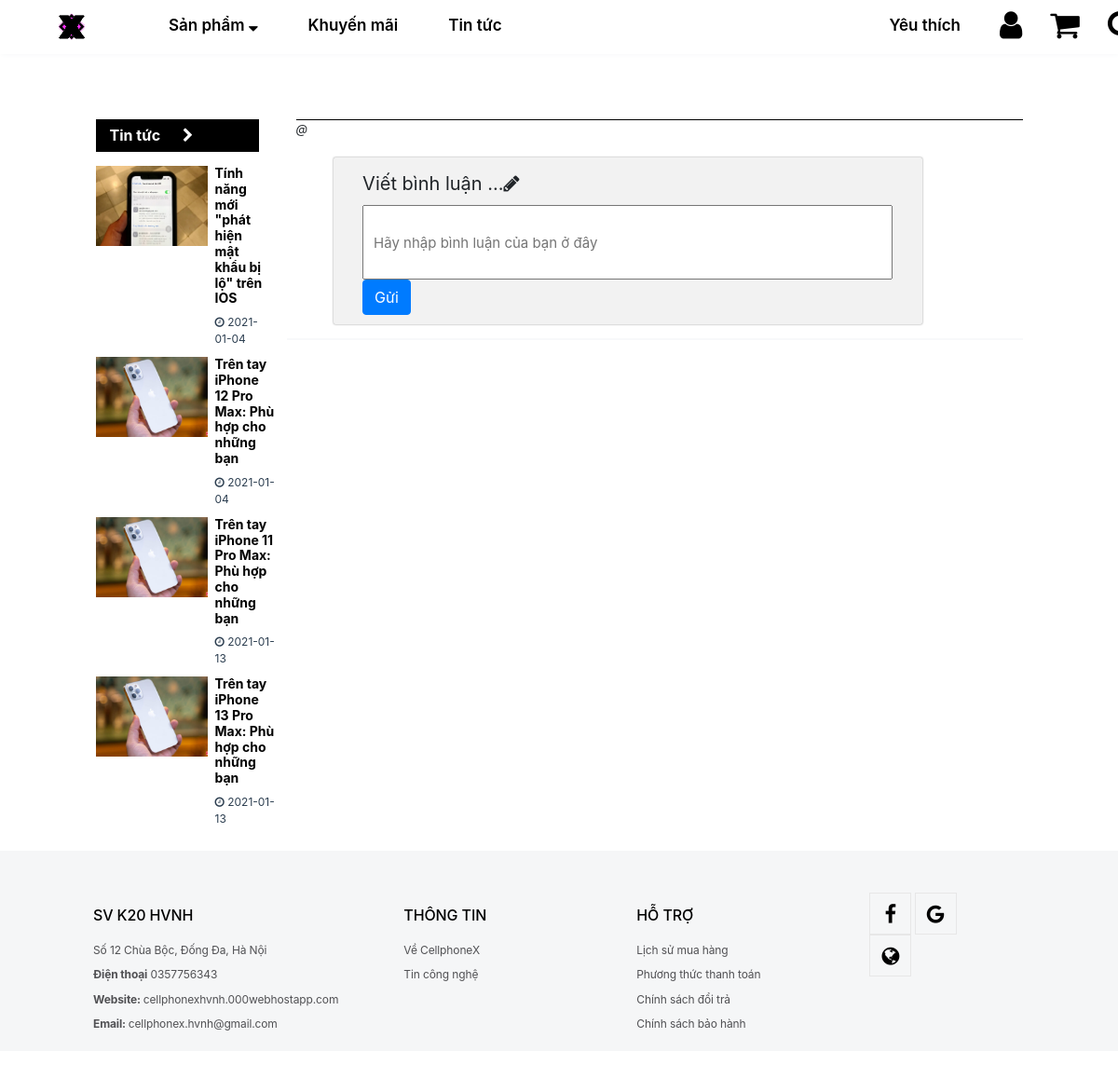
Page /chitiettintuc.php on the earlier database version.
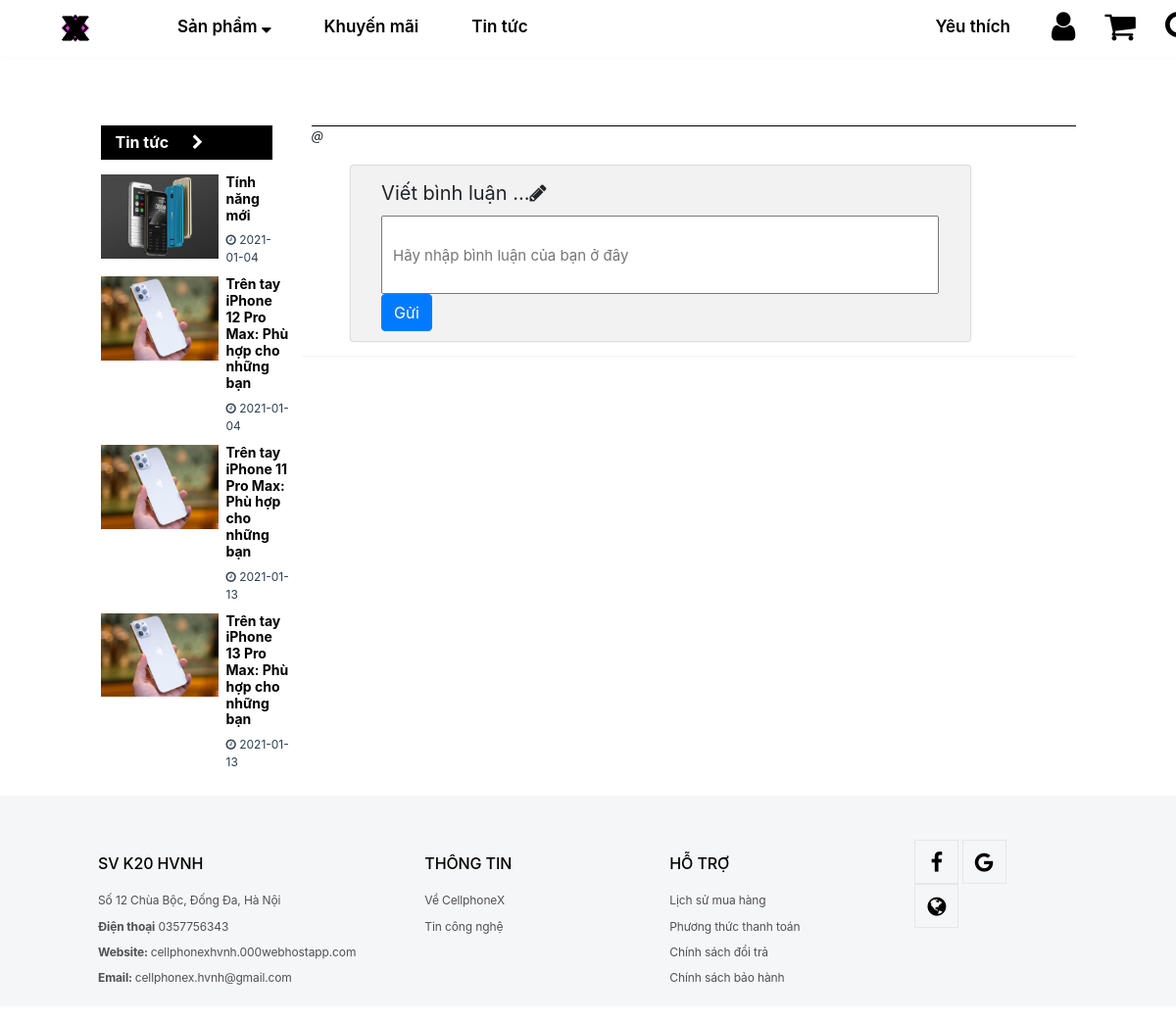
Same page on the later database version.
### tables this page shows
CREATE TABLE `tbl_tin_tuc` (
  `id_tin_tuc` int(11) NOT NULL,
  `tac_gia` varchar(50) NOT NULL,
  `tieu_de` varchar(50) NOT NULL,
  `anh` varchar(255) NOT NULL,
  `noi_dung` longtext NOT NULL,
  `add_date` date NOT NULL DEFAULT current_timestamp(),
  `edit_date` timestamp NOT NULL DEFAULT current_timestamp()
);

### chitiettintuc.php (the view, shortened to what this page needs)
<!DOCTYPE html>
<html lang="en">
<head>
<link type="text/css" rel="stylesheet" href="bootstrap/css/bootstrap.min.css">
<link type="text/css" rel="stylesheet" href="css/style.css">
<link rel="stylesheet" type="text/css" href="css/font-awesome/css/font-awesome.min.css">
</head>
<body style="transition: 1s; overflow-x: hidden;">
<?php
	include("layout/header.php");
	require("public/ketnoi.php");
?>
<div class="row">
    <div class="col-sm-1"></div>
    <div class="col-sm-2">
    <div class="news-header">
					Tin tức <i class='fa fa-chevron-right' style="margin-left: 20px;"></i>
				</div>
    <?php
$sql="Select * FROM `tbl_tin_tuc` ORDER BY id_tin_tuc";
$result=$con->query($sql);
if($result->num_rows>0)
	{
	while($row=$result->fetch_assoc())
	{
?>
				<div class="news-content2-1">
					<a href="chitiettintuc.php?matintuc=<?php echo $row['id_tin_tuc']?>"><img id="img-news-1"  src="images/tin-tuc/<?php echo $row['anh'];?>"></a>
					<div class="news-content2-11">
						<h3 class="header-content2-1" style="font-size: 14px;"><a href="chitiettintuc.php?matintuc=<?php echo $row['id_tin_tuc']?>"><?php echo $row['tieu_de']?></a><br></h3>
						<div class="news-content-info">
							<i class="fa fa-clock-o"></i> <?php echo $row['add_date'] ?>
						</div>
					</div>
				</div>
<?php
	}
	}
?>
    </div>
<?php
$sql="select * from tbl_tin_tuc where id_tin_tuc='".$_GET['matintuc']."'";
$result=$con->query($sql);
$row=$result->fetch_assoc();
?>
	<div class="col-sm-8">
    	<div class="header-tin-tuc" style="text-align:center;border-bottom: 1px solid black; "><?php echo $row['tieu_de']?></div>
    	<div style="font-size: 13px; font-style: italic;margin-left:10px;">@<?php echo $row['tac_gia'];?></div>
		<form action="xlbinhluan.php" method="POST">
		<div class="binh-luan-group">
        	<p id="binh-luan-label">Viết bình luận ...<i class="fa fa-pencil"></i></p>
			<input type="text" id="comment-box" name="noi_dung" placeholder="Hãy nhập bình luận của bạn ở đây">
			<button type="submit"  class="btn btn-primary" style="margin: 0 0 10px 5%;">Gửi</button>
		</div>
		</form>
		<div style="margin: 15px 0 10px 0;width: 100%;border-bottom: 2px solid var(--light);"></div>
	</div>
</div>
<?php
	include("layout/footer.php");
?>
</body>
</html>

### layout/header.php (shortened to what this page needs)
<header  id="header" class="fixed-top">
		<div class="row" style="width: 100%;">
			<span class="col-sm-8 d-flex">
				<a href="home.php"><img id="logo-X" src="images/20 - Copy (2).png" alt="img"></a>
				<nav class="nav-menu">
					<ul>
						<li class="drop-down"><a href="sanpham.php?&tensanpham=" class="nav1">Sản phẩm&nbsp;<i class="fa fa-sort-desc"></i></a>
           		   		</li>
						<li class=" d-none d-lg-block"><a class="nav1" href="khuyenmai.php">Khuyến mãi</a></li>
              			<li class=" d-none d-lg-block"><a class="nav1" href="tintuc.php">Tin tức</a></li>
            		</ul>
          		</nav>
        	</span>
			<span class="col-sm-4 d-flex" style="padding-left: 6%;">
          		<nav class="nav-menu d-none d-lg-block">
					<ul>
						<?php if(!isset($_SESSION["userngan"])){?>
						<li style="margin-left: 23%;"><a class="nav1" href="yeuthich.php">Yêu thích</a></li>
      					<li class="drop-down"><i class="fa fa-user" style="font-size: 34px; color: #000;" onClick="hienthiform('formDangNhap'),dongform('formGioHang')"></i>
           		   		</li>
      					<?php }?>
						<li style="cursor: pointer"><a href="giohang.php" class="fa fa-shopping-cart d-flex" style="font-size: 34px; color: #000;"></a>
           		   		</li>
						<li style="cursor: pointer">
							<i onClick="hienthiform('box-tim-kiem');" class="fa fa-search d-flex" style="font-size: 33px; color: #000;"></i>
						</li>
					</ul>
				</nav>
			</span>
		</div>
	</header>
<div style="height: 58px;">&nbsp;</div>

Differences in the rows shown:
changed tbl_tin_tuc: anh: a different picture; tieu_de "Tính năng mới \"phát hiện mật khẩu bị lộ\" trên IOS" → "Tính năng mới"
